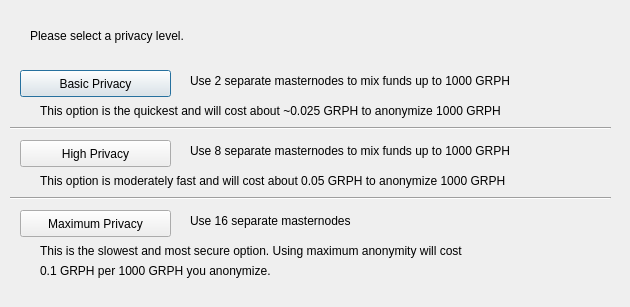
<?xml version="1.0" encoding="UTF-8"?>
<ui version="4.0">
 <class>DarksendConfig</class>
 <widget class="QDialog" name="DarksendConfig">
  <property name="geometry">
   <rect>
    <x>0</x>
    <y>0</y>
    <width>630</width>
    <height>307</height>
   </rect>
  </property>
  <property name="windowTitle">
   <string>Configure Darksend</string>
  </property>
  <widget class="QPushButton" name="buttonBasic">
   <property name="geometry">
    <rect>
     <x>20</x>
     <y>70</y>
     <width>151</width>
     <height>27</height>
    </rect>
   </property>
   <property name="text">
    <string>Basic Privacy</string>
   </property>
  </widget>
  <widget class="QPushButton" name="buttonHigh">
   <property name="geometry">
    <rect>
     <x>20</x>
     <y>140</y>
     <width>151</width>
     <height>27</height>
    </rect>
   </property>
   <property name="text">
    <string>High Privacy</string>
   </property>
  </widget>
  <widget class="QPushButton" name="buttonMax">
   <property name="geometry">
    <rect>
     <x>20</x>
     <y>210</y>
     <width>151</width>
     <height>27</height>
    </rect>
   </property>
   <property name="text">
    <string>Maximum Privacy</string>
   </property>
  </widget>
  <widget class="QLabel" name="label">
   <property name="geometry">
    <rect>
     <x>30</x>
     <y>20</y>
     <width>571</width>
     <height>31</height>
    </rect>
   </property>
   <property name="text">
    <string>Please select a privacy level.</string>
   </property>
  </widget>
  <widget class="QLabel" name="label_2">
   <property name="geometry">
    <rect>
     <x>190</x>
     <y>70</y>
     <width>421</width>
     <height>21</height>
    </rect>
   </property>
   <property name="text">
    <string>Use 2 separate masternodes to mix funds up to 1000 GRPH</string>
   </property>
  </widget>
  <widget class="QLabel" name="label_3">
   <property name="geometry">
    <rect>
     <x>190</x>
     <y>140</y>
     <width>411</width>
     <height>21</height>
    </rect>
   </property>
   <property name="text">
    <string>Use 8 separate masternodes to mix funds up to 1000 GRPH</string>
   </property>
  </widget>
  <widget class="QLabel" name="label_4">
   <property name="geometry">
    <rect>
     <x>190</x>
     <y>210</y>
     <width>421</width>
     <height>21</height>
    </rect>
   </property>
   <property name="text">
    <string>Use 16 separate masternodes</string>
   </property>
  </widget>
  <widget class="QLabel" name="label_6">
   <property name="geometry">
    <rect>
     <x>40</x>
     <y>100</y>
     <width>561</width>
     <height>21</height>
    </rect>
   </property>
   <property name="text">
    <string>This option is the quickest and will cost about ~0.025 GRPH to anonymize 1000 GRPH</string>
   </property>
  </widget>
  <widget class="QLabel" name="label_7">
   <property name="geometry">
    <rect>
     <x>40</x>
     <y>170</y>
     <width>561</width>
     <height>21</height>
    </rect>
   </property>
   <property name="text">
    <string>This option is moderately fast and will cost about 0.05 GRPH to anonymize 1000 GRPH</string>
   </property>
  </widget>
  <widget class="QLabel" name="label_8">
   <property name="geometry">
    <rect>
     <x>40</x>
     <y>240</y>
     <width>561</width>
     <height>21</height>
    </rect>
   </property>
   <property name="text">
    <string>This is the slowest and most secure option. Using maximum anonymity will cost</string>
   </property>
  </widget>
  <widget class="QLabel" name="label_9">
   <property name="geometry">
    <rect>
     <x>40</x>
     <y>260</y>
     <width>561</width>
     <height>21</height>
    </rect>
   </property>
   <property name="text">
    <string>0.1 GRPH per 1000 GRPH you anonymize.</string>
   </property>
  </widget>
  <widget class="Line" name="line">
   <property name="geometry">
    <rect>
     <x>10</x>
     <y>120</y>
     <width>601</width>
     <height>16</height>
    </rect>
   </property>
   <property name="orientation">
    <enum>Qt::Horizontal</enum>
   </property>
  </widget>
  <widget class="Line" name="line_2">
   <property name="geometry">
    <rect>
     <x>10</x>
     <y>190</y>
     <width>601</width>
     <height>16</height>
    </rect>
   </property>
   <property name="orientation">
    <enum>Qt::Horizontal</enum>
   </property>
  </widget>
 </widget>
 <resources/>
 <connections/>
</ui>
